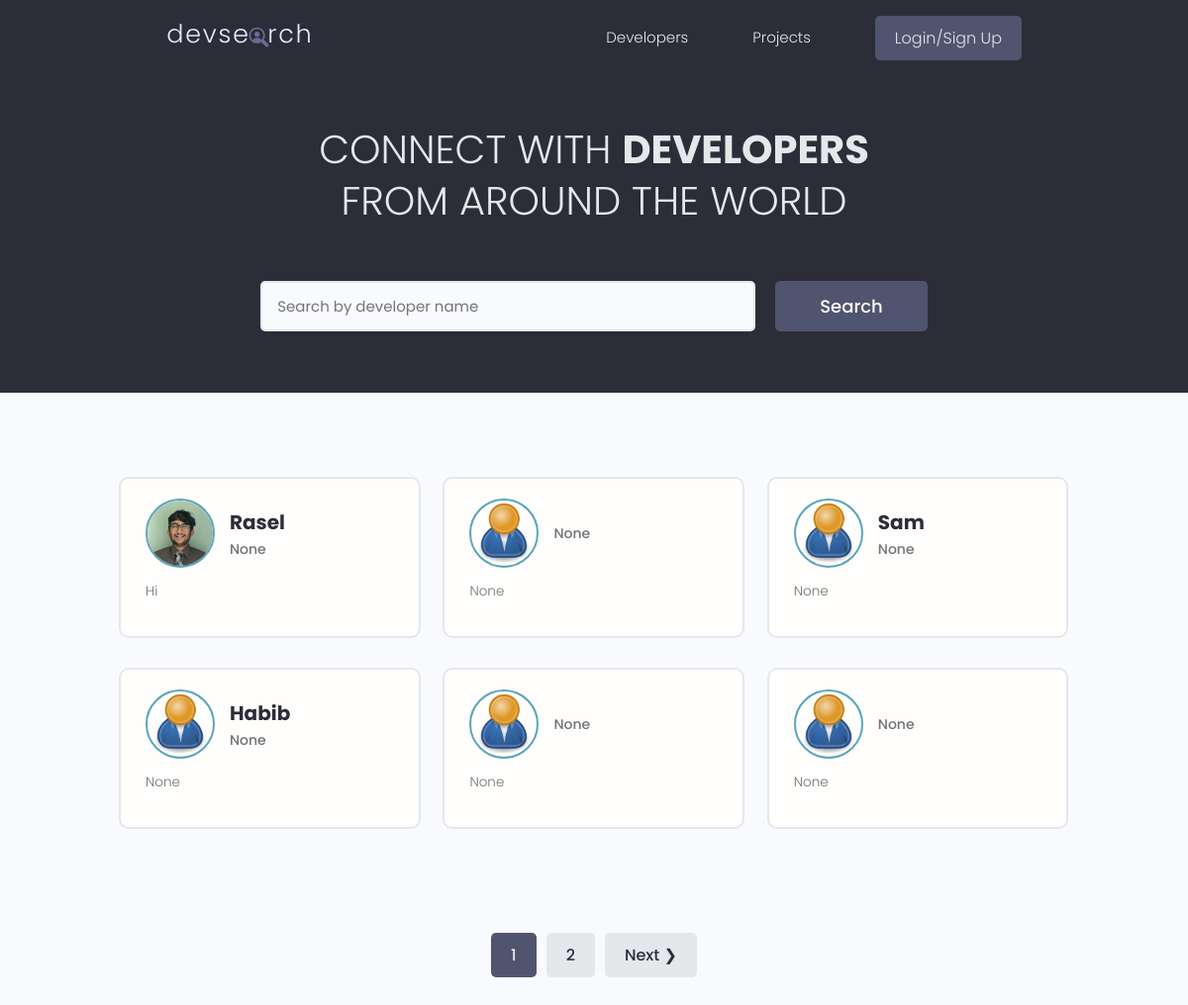
The app's page /, older data.
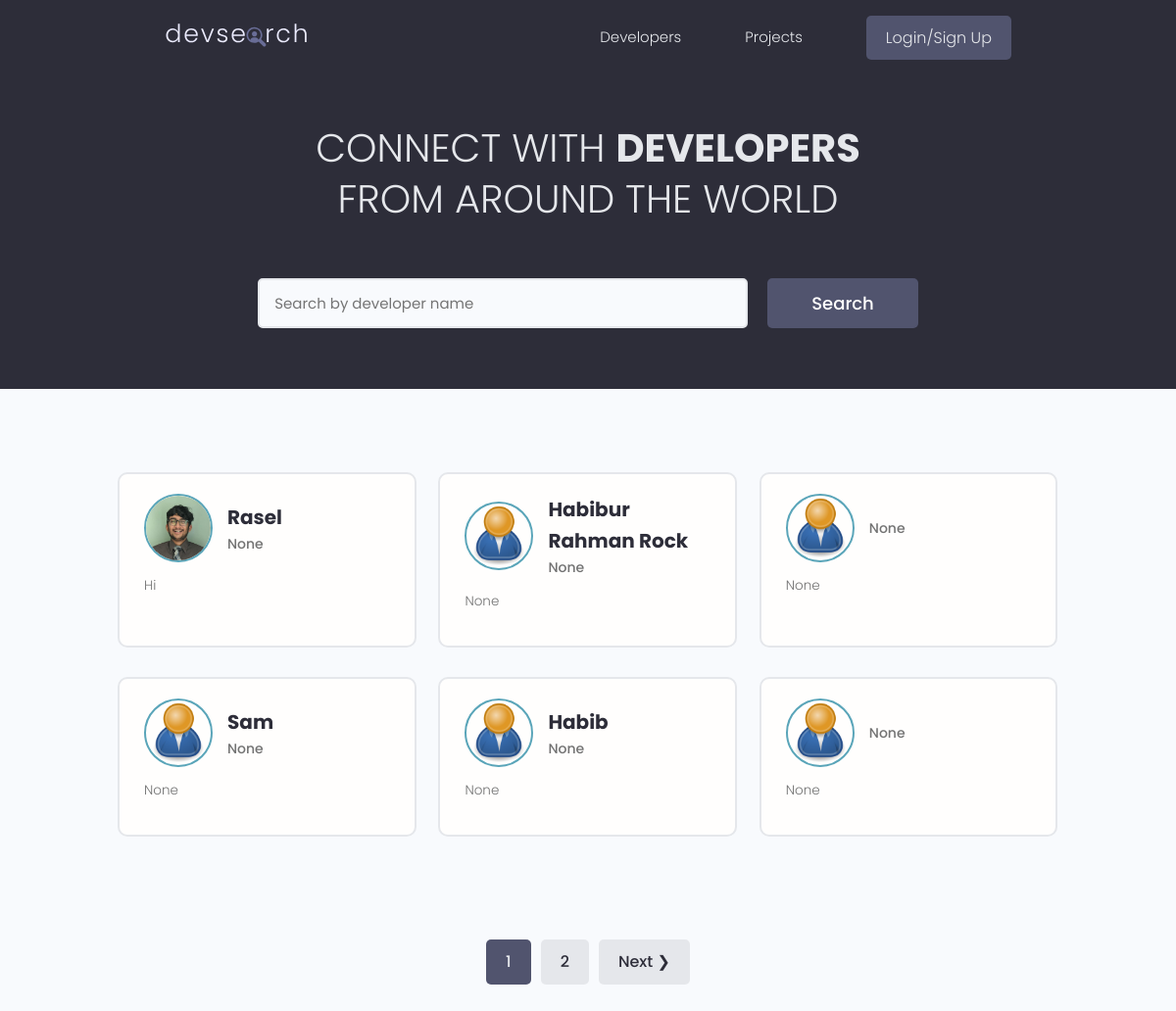
The same page, newer data.
### users/models.py (models this page shows, shortened)
class Profile(models.Model):
    user = models.OneToOneField(User, on_delete=models.CASCADE, null=True, blank=True)
    name = models.CharField(max_length=200, blank=True, null=True)
    email = models.EmailField(max_length=500, blank=True, null=True)
    username = models.CharField(max_length=200, blank=True, null=True)
    location = models.CharField(max_length=200, blank=True, null=True)
    short_intro = models.CharField(max_length=200, blank=True, null=True)
    bio = models.TextField(blank=True, null=True)
    profile_image = models.ImageField(null=True, blank=True, upload_to='profiles/', default='profiles/user-default.png')
    social_github = models.CharField(max_length=200, blank=True, null=True)
    social_twitter = models.CharField(max_length=200, blank=True, null=True)
    social_linkedin = models.CharField(max_length=200, blank=True, null=True)
    social_youtube = models.CharField(max_length=200, blank=True, null=True)
    social_website = models.CharField(max_length=200, blank=True, null=True)
    created = models.DateField(auto_now_add=True)
    id = models.UUIDField(default=uuid.uuid4, unique=True, primary_key=True, editable=False)

### users/views.py (the view)
# urls.py: path('', views.profiles, name='profiles'),
def profiles(request):
    profiles, search_query = searchProfile(request)
    custom_range, profiles = paginationProfiles(request, profiles, 6)
    context = {'profiles': profiles, 'search_query': search_query, 'custom_range': custom_range}
    return render(request, 'users/profiles.html', context)

### users/utils.py (called while the page is built)
def searchProfile(request):
    search_query = ''
    if request.GET.get('search_query'):
        search_query = request.GET.get('search_query')
    skills = Skill.objects.filter(name__icontains=search_query)
    profiles = Profile.objects.distinct().filter(
        Q(name__icontains=search_query) |
        Q(short_intro__icontains=search_query) |
        Q(skill__in=skills))
    return profiles, search_query

def paginationProfiles(request, profiles, result):
    page = request.GET.get('page')
    result = result
    paginator = Paginator(profiles, result)
    try:
        profiles = paginator.page(page)
    except PageNotAnInteger:
        page = 1
        profiles = paginator.page(page)
    except EmptyPage:
        page = paginator.num_pages
        profiles = paginator.page(page)
    leftIndex = (int(page) - 4)
    if leftIndex < 1:
        leftIndex = 1
    rightIndex = (int(page) + 5)
    if rightIndex > paginator.num_pages:
        rightIndex  = paginator.num_pages + 1
    custom_range = range(leftIndex, rightIndex)
    return custom_range, profiles

### users/templates/users/profiles.html (shortened to what this page needs)
{% extends 'main.html' %}
{% block content %}
<main class="home">
    <section class="hero-section text-center">
      <div class="container container--narrow">
        <div class="hero-section__box">
          <h2>CONNECT WITH <span>DEVELOPERS</span></h2>
          <h2>FROM AROUND THE WORLD</h2>
        </div>
        <div class="hero-section__search">
          <form id="searchForm" class="form" action="{% url 'profiles' %}" method="get">
            <div class="form__field">
              <input class="input input--text" id="formInput#search" type="text" value="{{search_query}}" name="search_query"
                placeholder="Search by developer name" />
            </div>
            <input class="btn btn--sub btn--lg" type="submit" value="Search" />
          </form>
        </div>
      </div>
    </section>
    <section class="devlist">
      <div class="container">
        <div class="grid grid--three">
            {% for profile in profiles %}
          <div class="column card">
            <div class="dev">
              <a href="{% url 'user-profiles' profile.id %}" class="card__body">
                <div class="dev__profile">
                  <img class="avatar avatar--md" src="{{profile.profile_image.url}}" alt="image" />
                  <div class="dev__meta">
                    <h3>{{profile.name}}</h3>
                    <h5>{{profile.short_intro}}</h5>
                  </div>
                </div>
                <p class="dev__info">{{profile.bio|slice:"150"}}</p>
              </a>
            </div>
          </div>
          {% endfor%}
        </div>
      </div>
    </section>
    {% include 'pagination.html' with queryset=profiles custom_range=custom_range  %}
  </main>
{% endblock %}

### templates/main.html (shortened to what this page needs)
<!DOCTYPE html>
{% load static %}
<html lang="en">
    <head>
        <link rel="stylesheet" href="https://cdn.iconmonstr.com/1.3.0/css/iconmonstr-iconic-font.min.css" />
        <link rel="stylesheet" href="{% static 'uikit/styles/uikit.css'%}" />
        <link rel="stylesheet" href="{% static 'styles/app.css' %}" />
    </head>
<body>
    {% include 'navbar.html' %}
    {% block content %}
    {% endblock content %}
</body>
</html>

### templates/navbar.html (shortened to what this page needs)
{% load static %}
<header class="header">
    <div class="container container--narrow">
      <a href="{% url 'profiles' %}" class="header__logo">
        <img src="{% static 'images/logo.svg'%}" alt="DevSearch Logo" />
      </a>
      <nav class="header__nav">
        <ul class="header__menu">
          <li class="header__menuItem"><a href="{% url 'profiles' %}">Developers</a></li>
          <li class="header__menuItem"><a href="{% url 'projects' %}">Projects</a></li>
          {% if request.user.is_authenticated %}
          <li class="header__menuItem"><a href="{% url 'account' %}">My Account</a></li>
          <li class="header__menuItem"><a href="{% url 'inbox' %}">Inbox</a></li>
          <li class="header__menuItem"><a href="{% url 'create-project' %}" class="btn btn--sub">Add Project</a></li>
          <li class="header__menuItem"><a href="{% url 'logout' %}" class="btn btn--sub">LogOut</a></li>
          {% else %}
          <li class="header__menuItem"><a href="{% url 'login' %}" class="btn btn--sub">Login/Sign Up</a></li>
          {% endif %}
        </ul>
      </nav>
    </div>
  </header>

### templates/pagination.html (shortened to what this page needs)
{% if queryset.has_other_pages %}
<div class="pagination">
  <ul class="container">
    {% for page in custom_range %}
    {% if page == queryset.number %}
    <li><a href="?page={{page}}" class="btn btn--link btn--sub">{{page}}</a></li>
    {% else %}
    <li><a href="?page={{page}}" class="btn btn--link" data-page="{{page}}">{{page}}</a></li>
    {% endif %}
    {% endfor %}
    {% if queryset.has_next %}
    <li><a href="?page={{queryset.next_page_number}}" class="btn" data-page="{{queryset.next_page_number}}">Next &#10095;</a></li>
    {% endif %}
  </ul>
</div>
{% endif %}

### static/styles/app.css (style rules this page uses)
:root { --color-sub: #2d2d39; }
.btn--sub { background-color: var(--color-sub-light); }
.card { border: 2px solid var(--color-light); }
img { width: 100%; }
.header { position: sticky; z-index: 111; background-color: var(--color-sub); padding: 1.5rem 0; }
.header > .container { display: flex; justify-content: space-between; align-items: center; }
.header__logo > img { height: 3.8rem; }
.header__nav > ul { display: inline-flex; align-items: center; list-style: none; gap: 6.5rem; }
.header__menuItem > a { color: var(--color-light); font-weight: 300; }
.hero-section { height: 40vh; display: flex; align-items: center; background-color: var(--color-sub); }
.hero-section__box { margin-bottom: 4rem; }
.hero-section__box > h2, .hero-section__box > h2 > span { font-size: 4rem; color: var(--color-light); line-height: 1.3; text-transform: uppercase; }
.hero-section__box > h2 { font-weight: 300; }
.hero-section__box > h2 > span { font-weight: 700; }
.hero-section__search > .form { display: flex; align-items: center; justify-content: center; gap: 2rem; }
.hero-section__search > .form input.input--text { width: 50rem; }
.devlist { margin-top: 8rem; }
.devlist .grid { align-items: stretch; }
.devlist .dev .dev__profile { display: flex; align-items: center; gap: 1.5rem; }
.devlist .dev .dev__meta h3 { color: var(--color-sub); font-size: 2rem; font-weight: 700; }
.devlist .dev .dev__meta h5 { color: var(--color-text); font-size: 1.4rem; font-weight: 500; }
.devlist .dev .dev__info { margin: 1.5rem 0; font-size: 1.35rem; line-height: 1.4; text-align: justify; }
.pagination { margin-top: 8rem; margin-bottom: 10rem; }
.pagination > ul { flex-wrap: wrap; list-style: none; display: flex; align-items: center; justify-content: center; gap: 1rem; }
.pagination .btn { color: var(--color-sub); }
.pagination .btn.btn--sub { color: var(--color-light); }

### static/uikit/styles/modules/_variables.css (style rules this page uses)
:root { --color-main: #5aa5b9; --color-main-light: #e6faff; --color-sub: #3f4156; --color-sub-light: #51546e; --color-sub-lighter: #ededfd; --color-text: #737373; --color-gray: #8b8b8b; --color-light: #e5e7eb; --color-light-gray: #767676; --color-bg: #f8fafd; --color-white: #fffefd; --color-white-light: #f3f3f3; --color-success: #359e64; --color-success-bg: #def8e8; --color-error: #fc4b0b; --color-error-bg: #fff2ee; --font-base: 'Poppins', arial, helvetica, 'Segoe UI', roboto, ubuntu, sans-serif; --font-monospace: 'Fira Code', 'Courier New', courier, monospace; --font-regular: 300; --font-medium: 500; --font-bold: 700; --generic-shadow: 1px 1px 5px #00000010; --generic-transition: all 0.3s ease-in-out; }

### static/uikit/styles/modules/_base.css (style rules this page uses)
* { margin: 0; padding: 0; box-sizing: border-box; text-rendering: optimizeLegibility; color: inherit; font-size: inherit; }
html { font-size: 50%; }
@media only screen and (min-width: 480px) { html { font-size: 56.25%; } }
@media only screen and (min-width: 1200px) { html { font-size: 62.5%; } }
body { line-height: 1.6; font-weight: 400; font-size: 1.5rem; color: var(--color-text); background-color: var(--color-bg); min-height: 100vh; }

### static/uikit/styles/modules/_typography.css (style rules this page uses)
* { font-family: var(--font-base); }
h2 { font-size: 3.6rem; font-weight: var(--font-bold); }
h3 { font-size: 3.2rem; font-weight: var(--font-medium); }
h5 { font-size: 2.4rem; font-weight: var(--font-medium); }
h5, h6 { font-weight: var(--font-regular); }
p, span, strong { font-size: 1.6rem; color: var(--color-text); font-weight: var(--font-regular); }
a { padding-bottom: 2px; text-decoration: none; display: inline-block; color: var(--color-main); font-weight: var(--font-medium); }

### static/uikit/styles/modules/_utilities.css (style rules this page uses)
.container { width: 92%; max-width: 165rem; margin: 0 auto; box-sizing: border-box; }
.container--narrow { width: 92%; max-width: 120rem; }
@media screen and (min-width: 1000px) { .container { width: 90%; } }
@media screen and (min-width: 1000px) { .container--narrow { width: 85%; } }
@media screen and (min-width: 1200px) { .container { width: 80%; } }
@media screen and (min-width: 1200px) { .container--narrow { width: 72%; } }
.text-center { text-align: center; }

### static/uikit/styles/modules/_avatar.css (style rules this page uses)
.avatar { border-radius: 50%; border: 2px solid var(--color-main); object-fit: cover; }
.avatar--md { height: 7rem; width: 7rem; }

### static/uikit/styles/modules/_card.css (style rules this page uses)
.card { border-radius: 1rem; background-color: var(--color-white); border: 1.5px solid var(--color-light); width: auto; height: auto; margin-top: 0.5rem; margin-bottom: 0.5rem; overflow: hidden; }
.card__body, .card__header { padding: 2rem 2.5rem; }

Row changes from the older to the newer data that the page shows:
no longer on this page (row unchanged): Profile: profile_image (placeholder picture), short_intro "None", bio "None"
added Profile: profile_image (placeholder picture), name "Habibur Rahman Rock", short_intro "None", bio "None"
